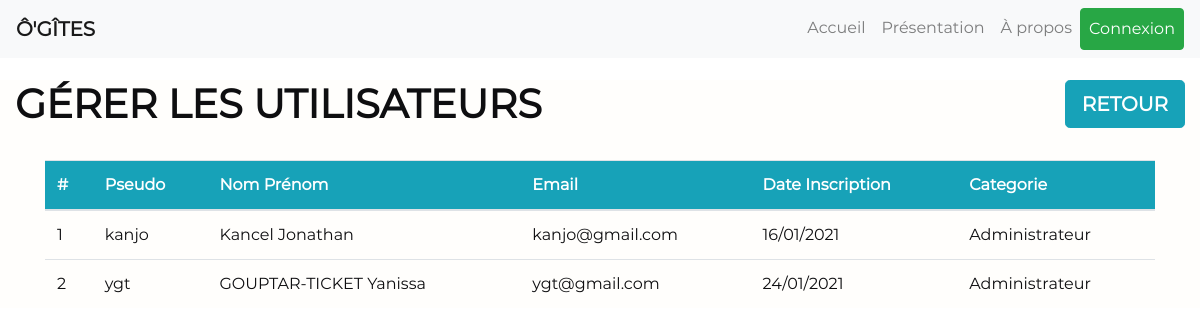
The page /admin/gerer_perm.php on the database as committed earlier.
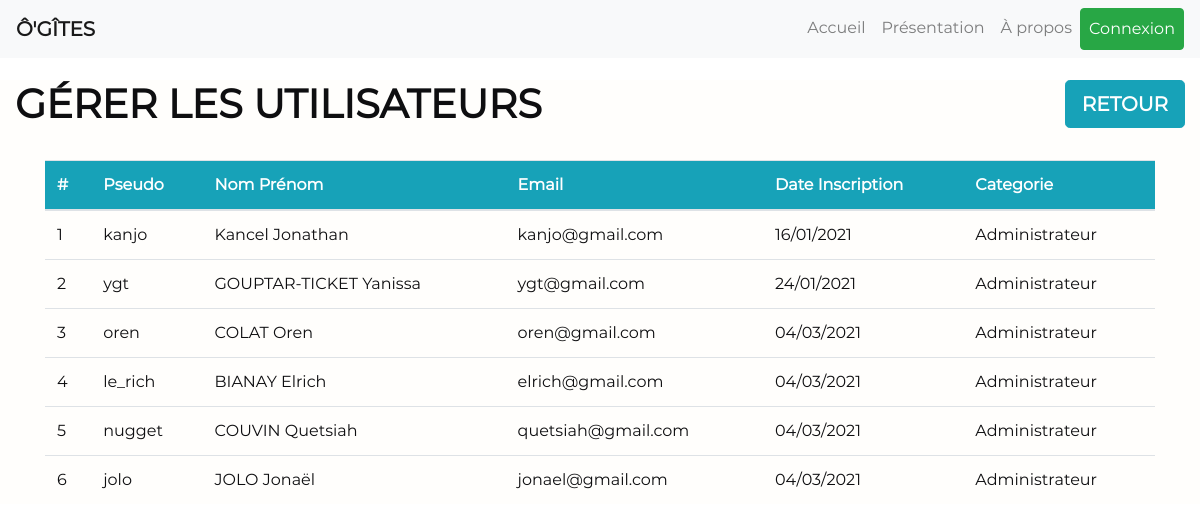
The same page on the database as committed later.
### tables this page shows
CREATE TABLE `users` (
  `id_users` int(11) NOT NULL,
  `pseudo` text NOT NULL,
  `nom` text NOT NULL,
  `prenom` text NOT NULL,
  `email` text NOT NULL,
  `tel` int(11) NOT NULL,
  `mdp` text NOT NULL,
  `date_inscription` date NOT NULL,
  `id_categorie` int(11) NOT NULL
);

### login-system/config.php (called while the page is built, shortened)
    <?php
    function dateFR($date)
    {
      $date = explode('-', $date);
      $date = array_reverse($date);
      $date = implode('/', $date);
      return $date;
    }
?>

### admin/gerer_perm.php (the view, shortened to what this page needs)
<?php
    require_once 'head.php';
    require_once 'config_admin.php';
    header_admin(0);
?>
<main role="main" class="flex-shrink-0">
    <div class="container-fluid" id="index">
        <h1 style="float: left;"><strong>GÉRER LES UTILISATEURS</strong></h1>
        <a href="index.php" class="btn btn-info btn-lg" style="float: right;"><strong class="white">RETOUR</strong></a>
        <div class="container">
            <?php
            $SQLParam = "SELECT * FROM users";
            $Myresult = $pdo->query($SQLParam);
            $Myresult->setFetchMode(PDO::FETCH_ASSOC);
            $nb_users = $Myresult->rowCount();
            if ($nb_users > 0)
            {
            ?>
            <br>
            <table class="table table-hover" style="width: 100%;">
                <thead>
                    <tr class="bg-info">
                        <th class="white">#</th>
                        <th class="white">Pseudo</th>
                        <th class="white">Nom Prénom</th>
                        <th class="white">Email</th>
                        <th class="white">Date Inscription</th>
                        <th class="white">Categorie</th>
                    </tr>
                </thead>
                <tbody>
                    <?php
                    $xc = 1;
                    while ($info_users = $Myresult->fetch())
                    {
                    ?>
                    <tr>
                        <td><?php echo $xc; ?></td>
                        <td><?php echo $info_users["pseudo"] ?></td>
                        <td><?php echo $info_users["nom"] . " " . $info_users["prenom"]; ?></td>
                        <td><?php echo $info_users["email"] ?></td>
                        <td><?php echo datefr($info_users["date_inscription"]) ?></td>
                        <?php
                        if ($info_users["id_categorie"] == 1)
                        {
                        ?>
                        <td>Administrateur</td>
                        <?php
                        }
                        else
                        {
                        ?>
                        <td><a href="set_admin.php?id_users=<?php echo $info_users['id_users'] ?>" class="btn btn-danger">Définir comme administrateur</a></td>
                        <?php
                        }
                        ?>
                    </tr>
                    <?php
                        $xc++;
                    }
                    ?>
                </tbody>
            </table>
            <?php
            }
            else
            {
            ?>
            <h3 align="center">Aucun utilisateur dans la base de données.</h3>
            <?php
            }
            ?>
        </div>
    </div>
</main>

### admin/head.php (shortened to what this page needs)
<!doctype html>
<html lang="fr" class="h-100">
<head>
    <link rel="stylesheet" href="admin_style.css">
    <link href="https://cdnjs.cloudflare.com/ajax/libs/bootstrap-datepicker/1.7.1/css/bootstrap-datepicker3.css" rel="stylesheet" id="bootstrap-css">
    <link href="../assets/bootstrap-4.2.1-dist/css/bootstrap.min.css" rel="stylesheet">
    <?php
    require_once '../login-system/config.php';
    ?>
    <link href="../css/custom.css" rel="stylesheet">
    <link href="../css/main.css" rel="stylesheet">
    <link href="../font-awesome-4.7.0/css/font-awesome.min.css" rel="stylesheet">
    <link rel="stylesheet" href="../scss/slideshow.scss" />
    <link rel="stylesheet" type="text/css" href="../assets/DataTables/datatables.min.css"/>
</head>
<body class="d-flex flex-column h-100">

### admin/config_admin.php (shortened to what this page needs)
<?php
function header_admin($onglet)
{
?>
    <header>
          <nav class="navbar navbar-expand-md navbar-light bg-light fixed-top">
            <strong><a class="navbar-brand" href="/ogites2/index.php">Ô'GÎTES</a></strong>
            <div class="collapse navbar-collapse" id="navbarsExampleDefault">
                  <ul class="navbar-nav ml-auto">
                    <?php
                    switch ($onglet)
                    {
                        case 0:
                            ?>
                            <li class="nav-item">
                                  <a class="nav-link" href="/ogites2/admin/index.php">Accueil <span class="sr-only">(current)</span></a>
                            </li>
                            <li class="nav-item">
                                  <a class="nav-link" href="/ogites2/presentation.php">Présentation</a>
                            </li>
                            <li class="nav-item">
                                  <a class="nav-link" href="/ogites2/about.php">À propos</a>
                            </li>
                            <?php
                        break;
                            ?>
                            <?php
                    }
                    if (isset($_SESSION['id_users']) AND isset($_SESSION['pseudo']))
                    {
                    ?>
                    <li class="nav-item">
                        <a href="/ogites2/all_reservation.php" class="nav-link">Mes réservations</a>
                    </li>
                    <li class="nav-item">
                        <a class="nav-link" href="/ogites2/login-system/param.php">Mon Compte</a>
                    </li>
                    <li class="nav-item">
                        <a class="nav-link" href="/ogites2/login-system/deconnexion.php"><i class="fa fa-sign-out"></i></a>
                    </li>
                    <?php
                    }
                    else
                    {
                    ?>
                    <li class="nav-item">
                          <a class="nav-link btn btn-success" href="/ogites2/login-system/connexion.php"><span style="color:white;">Connexion</span></a>
                    </li>
                    <?php
                    }
                    ?>
                  </ul>
            </div>
        </nav>
</header>
<?php
}
?>

### admin/admin_style.css (style rules this page uses)
.white { color:#fff; }

### css/custom.css (style rules this page uses)
body { padding-top: 5rem; }

### css/main.css (style rules this page uses)
* { font-family: 'Montserrat'; color: #0E0E10; }
#index { background-color: #FFFEFC; }

Rows that differ between the two databases and show on the page:
added users: pseudo "oren", nom "COLAT", prenom "Oren", email "oren@gmail.com", date_inscription "04/03/2021", shows "Administrateur"
added users: pseudo "le_rich", nom "BIANAY", prenom "Elrich", email "elrich@gmail.com", date_inscription "04/03/2021", shows "Administrateur"
added users: pseudo "nugget", nom "COUVIN", prenom "Quetsiah", email "quetsiah@gmail.com", date_inscription "04/03/2021", shows "Administrateur"
added users: pseudo "jolo", nom "JOLO", prenom "Jonaël", email "jonael@gmail.com", date_inscription "04/03/2021", shows "Administrateur"
